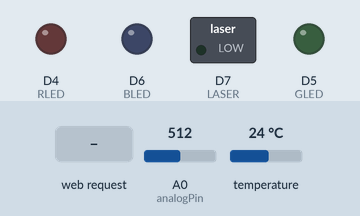
This sketch was run on a simulated ESP8266 (NodeMCU). On the bench: switched loads named in the sketch (green lamp = pin HIGH), output pins drawn as LEDs (lit = HIGH). Inputs (shaded band) come from the test bench; at power-on: A0 (analogPin) = 512, temperature 24 °C. WiFi joins after 1.5 s; servers stay silent unless stated; random numbers use the default seed unless the sketch sets one; what the sketch prints to the serial monitor is not drawn.

Above: at 2.7 s.
2.8 s: HTTP request GET /home received
At 3.6 s:
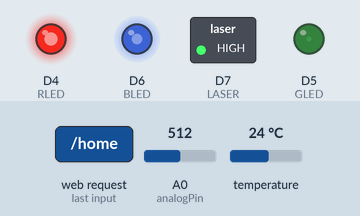
4.3 s: HTTP request GET /checkTemperature received
At 5.6 s:
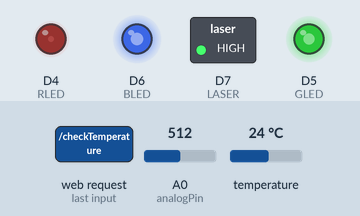
6.5 s: HTTP request GET /checkIntruderGarden received
At 7.7 s:
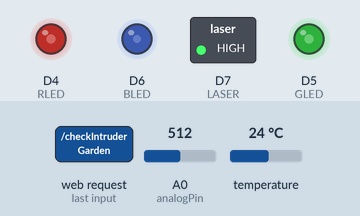
8.0 s: HTTP request GET /home received
At 8.7 s:
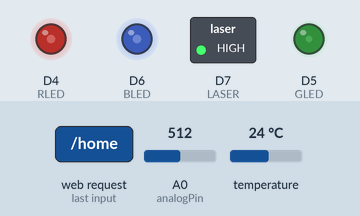
9.5 s: HTTP request GET /checkTemperature received
At 10.8 s:
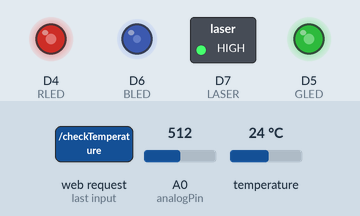
11.7 s: HTTP request GET /checkIntruderGarden received
At 13.1 s:
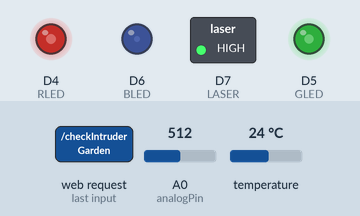
Timing chart, 0 to 14.2 s (numbered marks = the images above; inputs shaded):
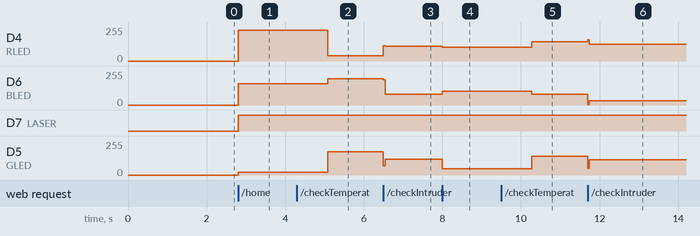

The sketch:

WiFi2-Laser-Photoresistor-SingleRGB-Thermistor.ino
```cpp
#include <math.h>
#include <ESP8266WiFi.h>
#include <ESP8266HTTPClient.h>
#include <ArduinoJson.h>
#include <OneWire.h>
#include <DallasTemperature.h>

const char* ssid = "robot";
const char* password = "";

WiFiServer server(80);

//intruder
#define LASER D7
#define analogPin A0
#define RLED D4
#define GLED D5
#define BLED D6

//temperature
#define ONEWIRE D3
OneWire oneWire(ONEWIRE);
DallasTemperature sensor(&oneWire);


int delayTime = 1000;
bool intruder = false;

void setup() {
  Serial.begin(9600);
  pinMode(LASER, OUTPUT);
  pinMode(RLED, OUTPUT);
  pinMode(GLED, OUTPUT);
  pinMode(BLED, OUTPUT);
  sensor.begin();

  // Connect to WiFi network
  Serial.println();
  Serial.println();
  Serial.print("Connecting to ");
  Serial.println(ssid);

  WiFi.begin(ssid, password);

  while (WiFi.status() != WL_CONNECTED) {
    delay(500);
    Serial.print(".");
  }
  Serial.println("");
  Serial.println("WiFi connected");

  // Start the server
  server.begin();
  Serial.println("Server started");

  // Print the IP address
  Serial.print("Use this URL : ");
  Serial.print("http://");
  Serial.print(WiFi.localIP());
  Serial.println("/");
}
void loop() {
  // Check if a client has connected
  WiFiClient client = server.available();
  if (!client) {
    return;
  }

  startLaser();

  // Wait until the client sends some data
  Serial.println("new client");
  while(!client.available()){
    delay(1);
  }

  // Read the first line of the request
  String request = client.readStringUntil('\r');
  Serial.println(request);
  client.flush();

  // Match the request
  if(request.indexOf("/home") != -1){
    showHome(client);
  }
  if (request.indexOf("/all") != -1) {
    getAllData(client);
  }
  if (request.indexOf("/checkTemperature") != -1) {
    checkTemperature(client);
  }
  checkIntruderGarden();
  if (request.indexOf("/checkIntruderGarden") != -1){
    checkIntruderGarden(client);
  }

}

void checkTemperature(WiFiClient client){
  sensor.requestTemperatures(); //Request temperatures from the sensor

    client.println("HTTP/1.1 200 OK");
    client.println("Content-Type: text/html");
    client.println(""); //  do not forget this one
    client.println("<!DOCTYPE HTML>");
    client.println("<html>");

    client.print("Temperature: ");
    client.print(sensor.getTempCByIndex(0));
    client.print(" C ");
    client.print(sensor.getTempFByIndex(0));
    client.print(" F");
    client.println("</html>");
}

void showHome(WiFiClient client){
  // Return the response
  client.println("HTTP/1.1 200 OK");
  client.println("Content-Type: text/html");
  client.println(""); //  do not forget this one
  client.println("<!DOCTYPE HTML>");
  client.println("<html>");
  client.println("Welcome to Home AS");
  client.println("</html>");

  delay(1);
  Serial.println("Client disconnected");
  Serial.println("");
}

void checkIntruderGarden(){
  int lightSensor = analogRead(analogPin);
  if(lightSensor > 300){
    analogWrite(RLED, random(0,255));
    analogWrite(GLED, random(0,255));
    analogWrite(BLED, random(0,255));
    intruder = true;
  }
  else{
    analogWrite(RLED, 0);
    analogWrite(GLED, 0);
    analogWrite(BLED, 0);
    intruder = false;
  }

}

void checkIntruderGarden(WiFiClient client){
  int lightSensor = analogRead(analogPin);
  Serial.print("Reading sensor: ");
  Serial.println(lightSensor);
  if(lightSensor > 300){
    Serial.println("INTRUDER ALERT! GET OUT OF MY LAWN!");
    analogWrite(RLED, random(0,255));
    analogWrite(GLED, random(0,255));
    analogWrite(BLED, random(0,255));
    intruder = true;

    client.println("HTTP/1.1 200 OK");
    client.println("Content-Type: text/html");
    client.println(""); //  do not forget this one
    client.println("<!DOCTYPE HTML>");
    client.println("<html>");
    client.print("Intruder Alert: ");
    client.println(" WARNING WARNING WARNING!");

    client.println("</html>");
  }
  else{
    analogWrite(RLED, 0);
    analogWrite(GLED, 0);
    analogWrite(BLED, 0);
    intruder = false;

    client.println("HTTP/1.1 200 OK");
    client.println("Content-Type: text/html");
    client.println(""); //  do not forget this one
    client.println("<!DOCTYPE HTML>");
    client.println("<html>");
    client.print("Intruder Alert: ");
    client.println("SAFE!");

    client.println("</html>");
  }
}

String getTime(WiFiClient client) {
  while (!!!client.connect("google.com", 80)) {
    Serial.println("connection failed, retrying...");
  }

  client.print("HEAD / HTTP/1.1\r\n\r\n");

  while(!!!client.available()) {
     yield();
  }

  while(client.available()){
    if (client.read() == '\n') {
      if (client.read() == 'D') {
        if (client.read() == 'a') {
          if (client.read() == 't') {
            if (client.read() == 'e') {
              if (client.read() == ':') {
                client.read();
                String theDate = client.readStringUntil('\r');
                client.stop();
                return theDate;
              }
            }
          }
        }
      }
    }
  }
}


void getAllData(WiFiClient client){
  sensor.requestTemperatures(); //Request temperatures from the sensor
  StaticJsonBuffer<300> JSONbuffer;   //Declaring static JSON buffer
  JsonObject& JSONencoder = JSONbuffer.createObject();

  if(intruder) JSONencoder["intruderAlert"] = "WARNING!";
  else JSONencoder["intruderAlert"] = "SAFE!";
  JSONencoder["temperatureCelcius"] = sensor.getTempCByIndex(0);
  JSONencoder["temperatureFahrenheit"] = sensor.getTempFByIndex(0);
  JSONencoder["Time"] = getTime(client) ;

  char JSONmessageBuffer[300];
  JSONencoder.prettyPrintTo(JSONmessageBuffer, sizeof(JSONmessageBuffer));
  Serial.println(JSONmessageBuffer);

  HTTPClient http;    //Declare object of class HTTPClient

  http.begin("http://flip3.engr.oregonstate.edu:3000/postjson");
  http.addHeader("Content-Type", "application/json");

  int httpCode = http.POST(JSONmessageBuffer);
  String payload = http.getString();

  Serial.println(httpCode);
  Serial.println(payload);

  client.println("HTTP/1.1 200 OK");
  client.println("Content-Type: text/html");
  client.println(""); //  do not forget this one
  client.println("<!DOCTYPE HTML>");
  client.println("<html>");
  client.println(JSONmessageBuffer);
  client.println("</html>");

  http.end();
  Serial.println(JSONmessageBuffer);

}

void startLaser(){
  digitalWrite(LASER, HIGH); //Set pin 7 to HIGH
 // delay(delayTime); //wait defined time period before repeating
 // digitalWrite(LASER, LOW); //Set pin 7 to LOW
 // delay(delayTime); //wait defined time period before repeating

}
```

Measured:
- after the input at 2.8 s, D4 (RLED): 0/255 → 232/255 at once; D6 (BLED): 0/255 → 158/255 at once; D7 (LASER): LOW → HIGH at once; D5 (GLED): 0/255 → 19/255 at once
- after the input at 4.3 s, D4 (RLED): 232/255 → 38/255 after 0.78 s; D6 (BLED): 158/255 → 197/255 after 0.78 s; D5 (GLED): 19/255 → 175/255 after 0.78 s
- after the input at 6.5 s, D4 (RLED): 38/255 → 109/255 at once; D6 (BLED): 197/255 → 80/255 at once; D5 (GLED): 175/255 → 120/255 at once
- after the input at 8.0 s, D4 (RLED): 109/255 → 102/255 at once; D6 (BLED): 80/255 → 102/255 at once; D5 (GLED): 120/255 → 47/255 at once
- after the input at 9.5 s, D4 (RLED): 102/255 → 143/255 after 0.78 s; D6 (BLED): 102/255 → 79/255 after 0.78 s; D5 (GLED): 47/255 → 142/255 after 0.78 s
- after the input at 11.7 s, D4 (RLED): 143/255 → 124/255 at once; D6 (BLED): 79/255 → 32/255 at once; D5 (GLED): 142/255 → 114/255 at once
